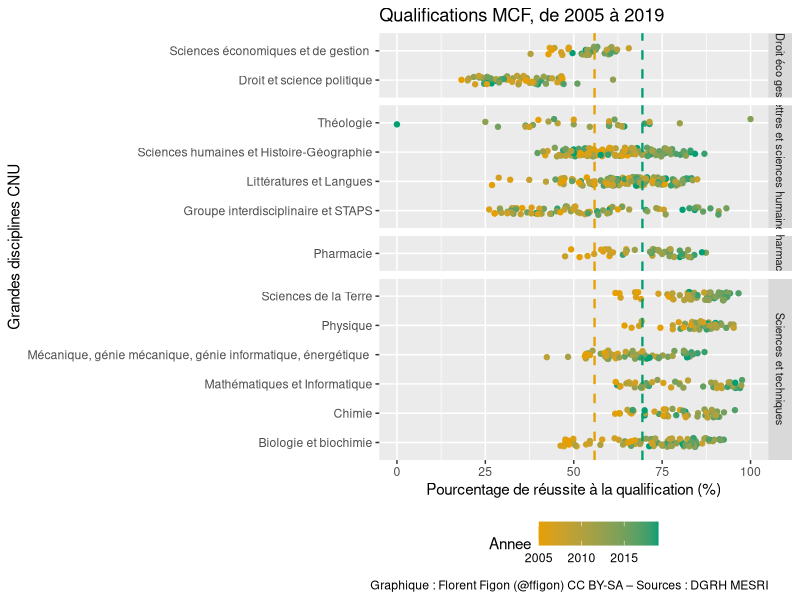
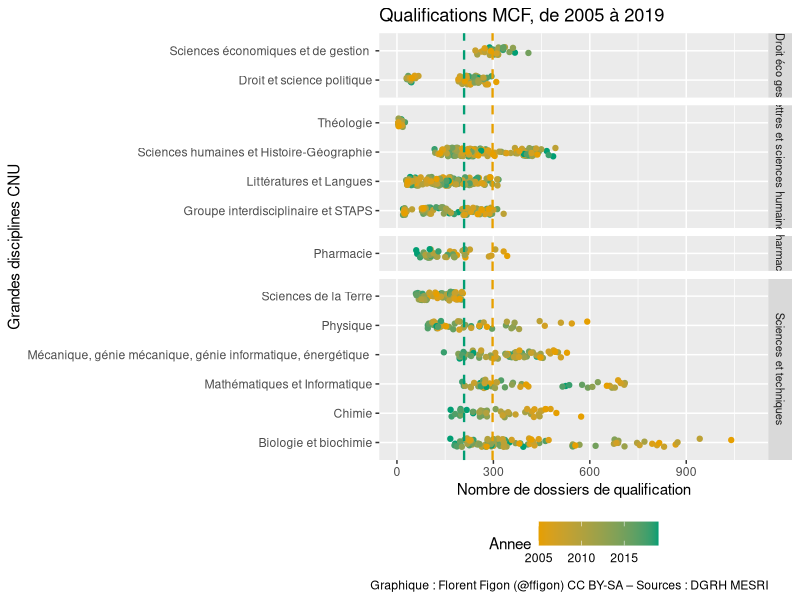
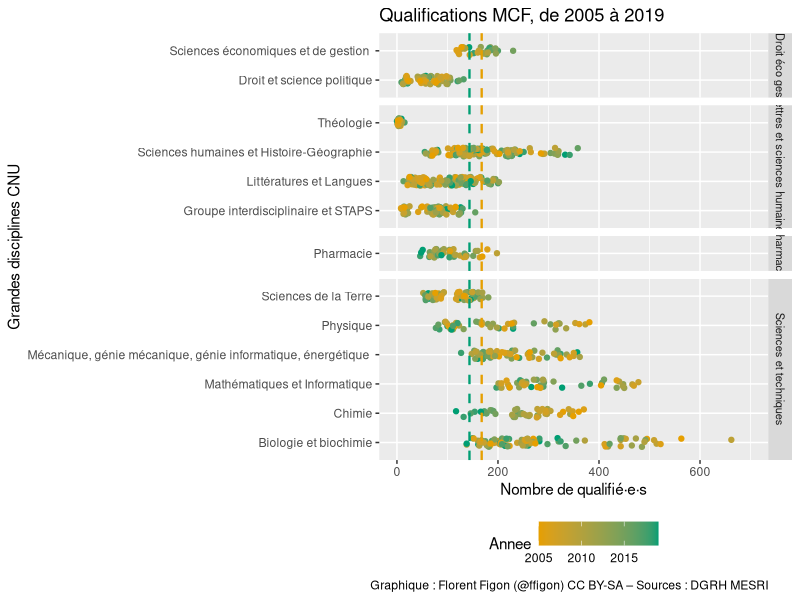

Generate these figures, in order, with R:
## ---- chunk 1
knitr::opts_chunk$set(echo = TRUE)
## ---- chunk 2
library(ggplot2)
library(ggbeeswarm)
library("gridExtra")
data_CNU = read.table("DB_CNU_QualificationRecrutements_20201123.csv", h=T, sep=";")
## ---- chunk 3
tapply(data_CNU$QualificationQualifies.MCF/data_CNU$QualificationDossiers.MCF, data_CNU$Annee, mean, na.rm=T)
## ---- chunk 4
ggplot(data_CNU, aes(x = (QualificationQualifies.MCF/QualificationDossiers.MCF)*100, y = GroupeCNU, color=Annee)) +
  geom_jitter(width = 0, height = 0.15) +
  geom_vline(xintercept=55.88368, linetype="dashed", color = "#E69F00", size=0.8) + 
  geom_vline(xintercept=69.41814, linetype="dashed", color = "#009E73", size=0.8) +
  xlim(0,100) +
  theme(legend.position="bottom") +
  facet_grid(GrandeDisciplineCNU~., scales="free", space="free") +
  theme(strip.text.y = element_text(size = 8)) +
  scale_color_gradient(low="#E69F00", high="#009E73") +
  labs(title="Qualifications MCF, de 2005 à 2019", y ="Grandes disciplines CNU", x = "Pourcentage de réussite à la qualification (%)") +
  labs(caption = "Graphique : Florent Figon (@ffigon) CC BY-SA – Sources : DGRH MESRI")
## ---- chunk 5
tapply(data_CNU$QualificationDossiers.MCF, data_CNU$Annee, mean, na.rm=T)
## ---- chunk 6
ggplot(data_CNU, aes(x = QualificationDossiers.MCF, y = GroupeCNU, color=Annee)) +
  geom_jitter(width = 0, height = 0.15) +
  geom_vline(xintercept=297.5357, linetype="dashed", color = "#E69F00", size=0.8) + 
  geom_vline(xintercept=208.8947, linetype="dashed", color = "#009E73", size=0.8) +
  xlim(0,1100) +
  theme(legend.position="bottom") +
  facet_grid(GrandeDisciplineCNU~., scales="free", space="free") +
  theme(strip.text.y = element_text(size = 8)) +
  scale_color_gradient(low="#E69F00", high="#009E73") +
  labs(title="Qualifications MCF, de 2005 à 2019", y ="Grandes disciplines CNU", x = "Nombre de dossiers de qualification") +
  labs(caption = "Graphique : Florent Figon (@ffigon) CC BY-SA – Sources : DGRH MESRI")
## ---- chunk 7
tapply(data_CNU$QualificationQualifies.MCF, data_CNU$Annee, mean, na.rm=T)
## ---- chunk 8
ggplot(data_CNU, aes(x = QualificationQualifies.MCF, y = GroupeCNU, color=Annee)) +
  geom_jitter(width = 0, height = 0.15) +
  geom_vline(xintercept=167.7500, linetype="dashed", color = "#E69F00", size=0.8) + 
  geom_vline(xintercept=143.5789, linetype="dashed", color = "#009E73", size=0.8) +
  xlim(0,700) +
  theme(legend.position="bottom") +
  facet_grid(GrandeDisciplineCNU~., scales="free", space="free") +
  theme(strip.text.y = element_text(size = 8)) +
  scale_color_gradient(low="#E69F00", high="#009E73") +
  labs(title="Qualifications MCF, de 2005 à 2019", y ="Grandes disciplines CNU", x = "Nombre de qualifié·e·s") +
  labs(caption = "Graphique : Florent Figon (@ffigon) CC BY-SA – Sources : DGRH MESRI")
